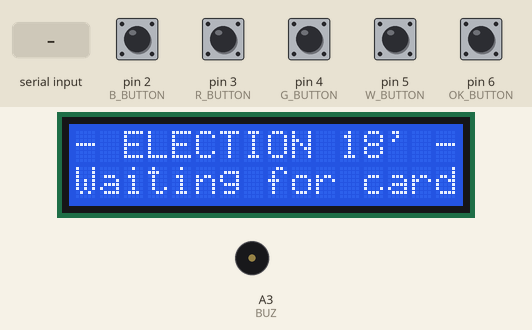
Simulated run of this sketch. Board: Arduino Uno, built with avr-gcc and run on an emulated ATmega328P. Parts: 16×2 character LCD, buzzer (waves = sounding, pin HIGH). The test bench sets the inputs (shaded band); at power-on: pin 2 (B_BUTTON), pin 3 (R_BUTTON), pin 4 (G_BUTTON), pin 5 (W_BUTTON), pin 6 (OK_BUTTON) LOW. What the sketch prints to the serial monitor is not drawn.

Above: at 1.3 s.
1.4 s: "<start>" received over Serial
At 2.9 s:
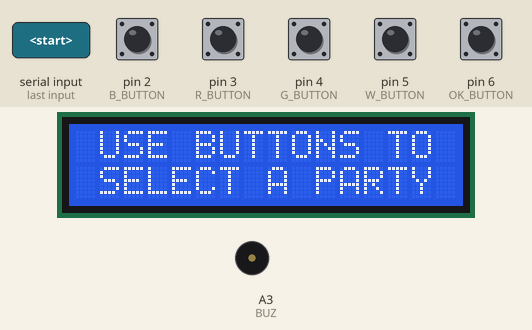
3.4 s: pin 2 (B_BUTTON) pulled HIGH for 0.15 s
At 5.0 s:
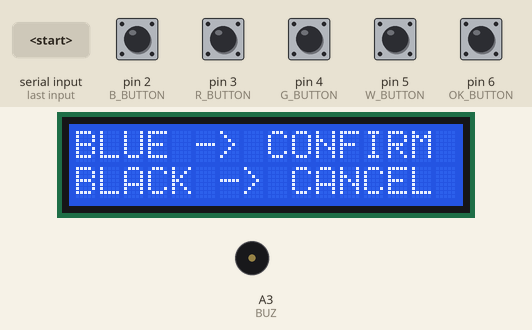
6.0 s: pin 2 (B_BUTTON) pulled HIGH for 1 s
At 7.3 s:
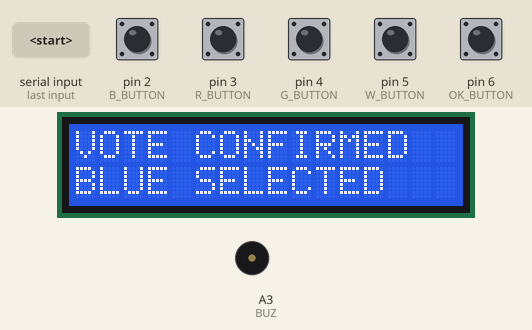
Timing chart, 0 to 9.0 s (numbered marks = the images above; inputs shaded):
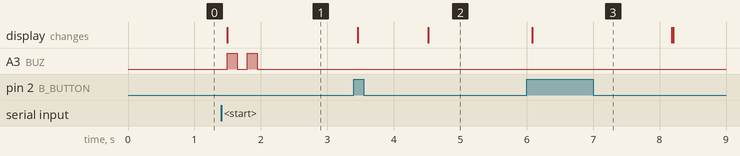

The sketch:

booth_2.ino
```cpp
//LCD libraries
#include <Wire.h>
#include <LCD.h>
#include <LiquidCrystal_I2C.h>
#define I2C_ADDR 0x26 // I2C address of the LCD display
#define BACKLIGHT_PIN 3
#define En_pin 2
#define Rw_pin 1
#define Rs_pin 0
#define D4_pin 4
#define D5_pin 5
#define D6_pin 6
#define D7_pin 7
//init. LCD display
LiquidCrystal_I2C lcd(I2C_ADDR, En_pin, Rw_pin, Rs_pin, D4_pin, D5_pin, D6_pin, D7_pin);
#define BUZ A3      //buzzer
#define G_BUTTON 4  //green button
#define W_BUTTON 5  //white button
#define OK_BUTTON 6 //black button
#define B_BUTTON 2  //blue button
#define R_BUTTON 3  //red button1
char receivedChar;  //the received chars from serial port is stored in this variable
const byte numChars = 32;
char receivedChars[numChars];
boolean newData = false;
void lcdClearLine(int line)
{
   //this fn. cleans the desired line on the lcd display
   lcd.setCursor(0, line);
   String blank;
   for (int i = 1; i <= 16; i++)
   {
      blank += " ";
   }
   lcd.print(blank);
}
void lcdPrint(int line, String text)
{
   //shortcut fn. to print text on the lcd display
   //it first cleans the line and then prints the text
   lcdClearLine(line);
   lcd.setCursor(0, line);
   lcd.print(text);
}
void buzzerOK()
{
   //fn. to activate buzzer in a sequence
   digitalWrite(BUZ, HIGH);
   delay(150);
   digitalWrite(BUZ, LOW);
   delay(150);
   digitalWrite(BUZ, HIGH);
   delay(150);
   digitalWrite(BUZ, LOW);
}
char recvOneChar()
{
   //this fn. is used to receive a single char
   //that is printed on the serial
   if (Serial.available() > 0)
   {
      //if a new char is received, it is stored in 'receivedChar'
      //and the fn. returns to 'receivedChar'
      receivedChar = Serial.read();
      newData = true;
      return receivedChar;
   }
}
void recvWithStartEndMarkers()
{
   //this fn. is used to receive multiple character messages
   //which is enclosed by '<' and '>'
   static boolean recvInProgress = false;
   static byte ndx = 0;
   char startMarker = '<';
   char endMarker = '>';
   char rc;
   while (Serial.available() > 0 && newData == false)
   {
      rc = Serial.read();
      if (recvInProgress == true)
      {
         if (rc != endMarker)
         {
            receivedChars[ndx] = rc;
            ndx++;
            if (ndx >= numChars)
            {
               ndx = numChars - 1;
            }
         }
         else
         {
            receivedChars[ndx] = '\0'; // terminate the string
            recvInProgress = false;
            ndx = 0;
            newData = true;
         }
      }
      else if (rc == startMarker)
      {
         recvInProgress = true;
      }
   }
}
void setup()
{
   pinMode(BUZ, OUTPUT);
   pinMode(B_BUTTON, INPUT);
   pinMode(G_BUTTON, INPUT);
   pinMode(B_BUTTON, INPUT);
   pinMode(W_BUTTON, INPUT);
   pinMode(OK_BUTTON, INPUT);
   Serial.begin(19200); // Init. serial comm. with the PC
   lcd.begin(16, 2);
   lcd.setBacklightPin(BACKLIGHT_PIN, POSITIVE);
   lcd.setBacklight(HIGH);
   lcd.home();
   lcd.print(0, "- ELECTION 18' -");
   lcdPrint(1, "Waiting for Card ");
}
char canStart;
void loop()
{
   while (true)
   {
      recvWithStartEndMarkers();
      String message(receivedChars);
      // lcdPrint(0 , receivedChars);
      if (message == "start")
      {
         // receivedChars[0] = '0';
         break;
      }
      else
      {
         lcd.setCursor(0, 0);
         lcd.print("- ELECTION 18' -");
         lcd.setCursor(0, 1);
         lcd.print("Waiting for card");
         continue;
      }
   }
   lcdPrint(0, " USE BUTTONS TO ");
   lcdPrint(1, " SELECT A PARTY ");
   buzzerOK();
   getVote();
   lcdPrint(0, "- ELECTION 18' -");
   lcdPrint(1, "Waiting for Card ");
   newData = false;
   receivedChars[0] =
       0;
}
bool confirmSelection(String vote, int pin)
{
   String text = vote + " -> CONFIRM";
   String text2 = "BLACK -> CANCEL";
   lcdPrint(0, text);
   lcdPrint(1, text2);
   bool voteStatus;
   while (1)
   {
      if (digitalRead(pin) == HIGH)
      {
         lcdPrint(
             0, "SUCCESS !");
         lcdPrint(
             1, vote + " SELECTED");
         voteStatus = true;
         break;
      }
      else if (digitalRead(OK_BUTTON) == HIGH)
      {
         lcdPrint(0, " VOTE CANCELLED");
         lcdPrint(1, " SELECT AGAIN");
         voteStatus = false;
         break;
      }
      else
         continue;
   }
   return voteStatus;
}
void getVote()
{
   while (1){
      if (digitalRead(R_BUTTON) == HIGH)
      {
         lcdPrint(0, "RED SELECTED");
         lcdPrint(1, "Please wait...");
         delay(1000);
         if (confirmSelection("RED", R_BUTTON) == true)
         {
            lcdPrint(0, "VOTE CONFIRMED");
            Serial.print("VRED");
            Serial.print('\n');
            delay(2000);
            lcdPrint(0, "");
            lcdPrint(1, "");
            break;
         }
         else
            continue;
      }
      else if (digitalRead(G_BUTTON) == HIGH)
      {
         lcdPrint(
             0, "GREEN SELECTED");
         lcdPrint(
             1, "Please wait...");
         delay(1000);
         if (confirmSelection("GREEN", G_BUTTON) == true)
         {
            lcdPrint(0, "VOTE CONFIRMED");
            Serial.print("VGREEN");
            Serial.print('\n');
            delay(2000);
            lcdPrint(0, "");
            lcdPrint(1, "");
            break;
         }
         else
            continue;
      }
      else if (digitalRead(B_BUTTON) == HIGH)
      {
         lcdPrint(0, "BLUE SELECTED");
         lcdPrint(1, "Please wait...");
         delay(1000);
         if (confirmSelection("BLUE", B_BUTTON) == true)
         {
            lcdPrint(0, "VOTE CONFIRMED");
            Serial.print("VBLUE");
            Serial.print('\n');
            delay(2000);
            lcdPrint(0, "");
            lcdPrint(1, "");
            break;
         }
         else
            continue;
      }
      else if (digitalRead(W_BUTTON) == HIGH)
      {
         lcdPrint(0, "BLANK SELECTED");
         lcdPrint(1, "Please wait...");
         delay(1000);
         if (confirmSelection("BLANK", W_BUTTON) == true)
         {
            lcdPrint(0, "VOTE CONFIRMED");
            Serial.print("VBLANK");
            Serial.print('\n');
            delay(2000);
            lcdPrint(0, "");
            lcdPrint(1, "");
            break;
         }
         else
            continue;
      }
      else
         continue;
   }
}
```

Measured:
- after the input at 1.4 s, A3 (BUZ): alternates HIGH for 0.15 s and LOW for 0.15 s, 4 changes in all, then stays LOW, starting after 0.10 s; the display: changes after 0.10 s (image 1)
- after the input at 3.4 s, the display: first changes after 0.06 s (image 2 shows a later state)
- after the input at 6.0 s, the display: changes after 0.08 s (image 3)
